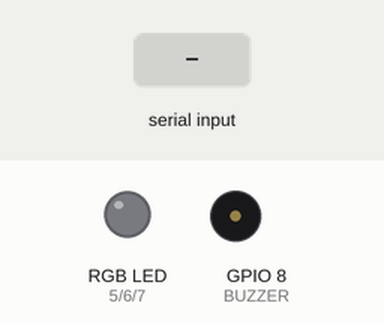
A sketch run on a simulated ESP32-S3. Parts: an RGB LED mixed from three pins (HIGH = lit), buzzer (waves = sounding). Inputs (shaded band) come from the test bench. Random numbers use the default seed unless the sketch sets one; what the sketch prints to the serial monitor is not drawn.

Above: at 1.2 s.
1.3 s: "1,90\n" received over Serial
At 1.8 s:
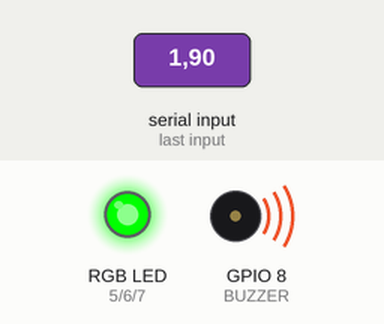
Timing chart, 0 to 19.6 s (numbered marks = the images above; inputs shaded):
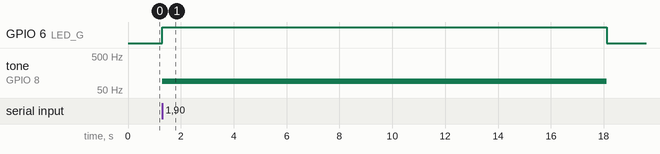

Measured:
- after the input at 1.3 s, GPIO 6 (LED_G): LOW → HIGH at once, → LOW 16.8 s later; tone on GPIO 8 (BUZZER): silent → 90 Hz at once, → silent 16.8 s later

The sketch:

sketch_apr6a.ino
```cpp
// Definimos los pines del LED RGB
#define LED_R 5
#define LED_G 6
#define LED_B 7

// Definimos el pin del zumbador
#define BUZZER 8

// Definimos la velocidad de transmisión de datos por el puerto serial
#define BAUD_RATE 115200

// Variables para almacenar la secuencia de notas y su duración
int notas[50];
int duraciones[50];
int num_notas = 0;

void setup() {
  // Configuramos los pines del LED RGB como salidas
  pinMode(LED_R, OUTPUT);
  pinMode(LED_G, OUTPUT);
  pinMode(LED_B, OUTPUT);

  // Configuramos el pin del zumbador como salida
  pinMode(BUZZER, OUTPUT);

  // Inicializamos la comunicación serial a la velocidad especificada
  Serial.begin(BAUD_RATE);
}

void loop() {
  // Esperamos a recibir la secuencia de notas desde la PC mediante el puerto serial
  while (Serial.available() <= 0) {
    // No hacemos nada mientras no se reciba nada
  }

  // Leemos el número de notas que se van a reproducir
  num_notas = Serial.parseInt();

  // Leemos la secuencia de notas y sus duraciones
  for (int i = 0; i < num_notas; i++) {
    while (Serial.available() <= 0) {
    }
    notas[i] = Serial.parseInt();
    duraciones[i] = random(2, 65535);
  }
  // Reproducimos la secuencia de notas
  for (int i = 0; i < num_notas; i++) {
    // Encendemos el LED RGB correspondiente al valor de la frecuencia de la nota
    int frecuencia = notas[i];
    if (frecuencia >= 1 && frecuencia <= 21845) {
      digitalWrite(LED_R, LOW);
      digitalWrite(LED_G, HIGH);
      digitalWrite(LED_B, LOW);
    } else if (frecuencia > 21845 && frecuencia <= 43690) {
      digitalWrite(LED_R, LOW);
      digitalWrite(LED_G, LOW);
      digitalWrite(LED_B, HIGH);
    } else if (frecuencia > 43690 && frecuencia <= 65535) {
      digitalWrite(LED_R, HIGH);
      digitalWrite(LED_G, LOW);
      digitalWrite(LED_B, LOW);
    }
    // Reproducimos la nota en el zumbador por el tiempo especificado en la duración
    tone(BUZZER, frecuencia, duraciones[i]);
    delay(duraciones[i]);  // Esperamos a que termine la duración de la nota
  }

  // Apagamos el LED RGB y el zumbador
  digitalWrite(LED_R, LOW);
  digitalWrite(LED_G, LOW);
  digitalWrite(LED_B, LOW);
  noTone(BUZZER);

  Serial.println("FIN-REPRODUCCION");
}
```
